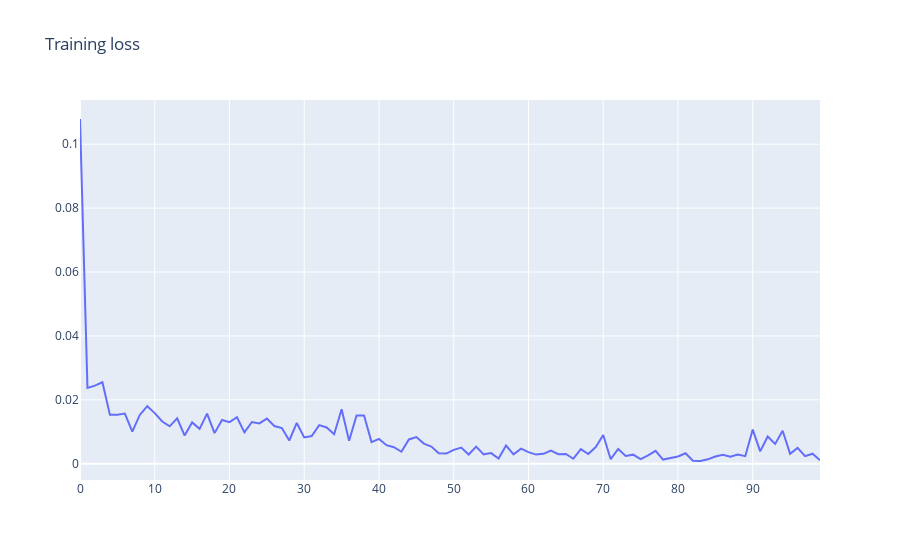

This figure's notebook cell:
### Code cell
hist = pd.DataFrame(history.history)
hist['epoch'] = history.epoch

plot_data = [
    go.Scatter(
        x=hist['epoch'],
        y=hist['loss'],
        name='loss'
    )
    
]

plot_layout = go.Layout(
        title='Training loss'
    )
fig = go.Figure(data=plot_data, layout=plot_layout)
pyoff.iplot(fig)
